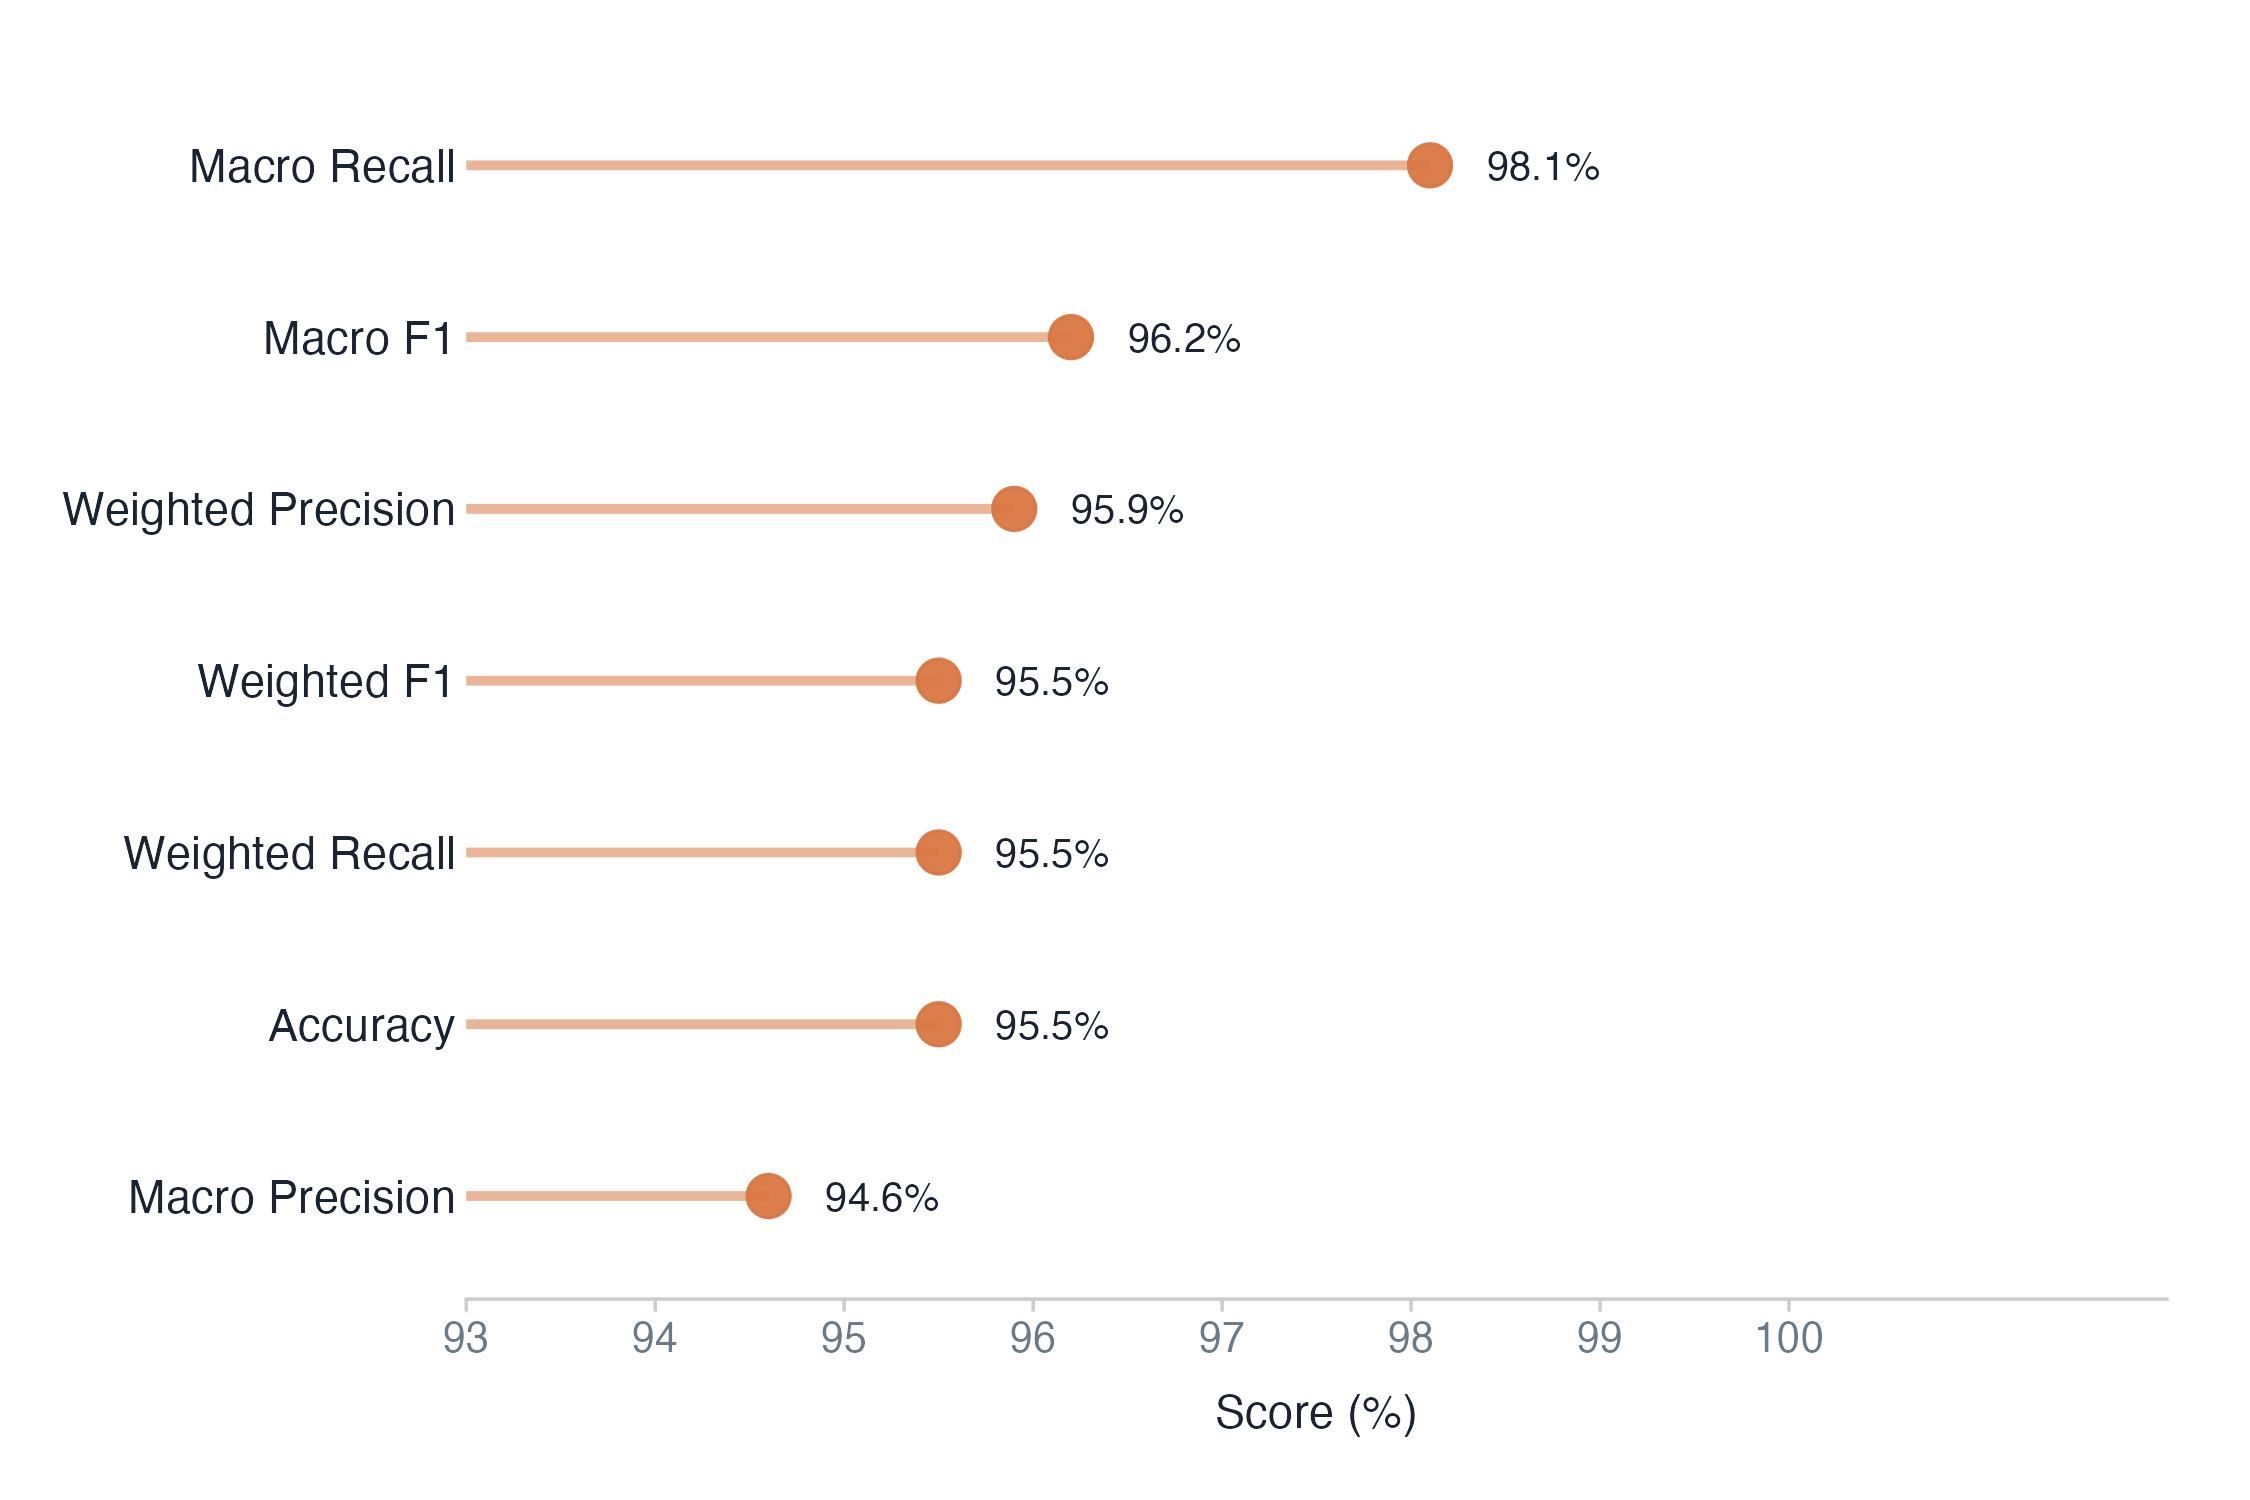

Reproduce this figure in R.
# =============================================================================
# Figure: Table 6 — Overall Stage 2 test-set classification performance
# Description: Lollipop chart showing all 7 metrics (Accuracy, Macro Precision,
#              Macro Recall, Macro F1, Weighted Precision, Weighted Recall,
#              Weighted F1), sorted ascending, single colour, no legend.
# Output: figures/figure_table6.png (300 dpi)
# =============================================================================

library(ggplot2)
library(dplyr)

# --- Data — all 7 metrics from Table 6 ---------------------------------------
table6 <- data.frame(
  Metric = c(
    "Accuracy",
    "Macro Precision", "Macro Recall", "Macro F1",
    "Weighted Precision", "Weighted Recall", "Weighted F1"
  ),
  Score = c(95.5, 94.6, 98.1, 96.2, 95.9, 95.5, 95.5)
) %>%
  arrange(Score) %>%
  mutate(
    Metric = factor(Metric, levels = Metric),
    label  = sprintf("%.1f%%", Score)
  )

# --- Colour palette ----------------------------------------------------------
col_accent <- "#d97742"
col_ink    <- "#1a2332"
col_muted  <- "#6b7a89"
col_bg     <- "#ffffff"

# --- Plot --------------------------------------------------------------------
p <- ggplot(table6, aes(x = Score, y = Metric)) +

  # Stem
  geom_segment(
    aes(x = 93, xend = Score, y = Metric, yend = Metric),
    colour = col_accent, linewidth = 1.1, alpha = 0.55
  ) +

  # Dot
  geom_point(size = 4.5, colour = col_accent, alpha = 0.95) +

  # Label — offset so numbers clear the dot
  geom_text(
    aes(x = Score + 0.3, label = label),
    hjust = 0, size = 3.4, colour = col_ink
  ) +

  labs(x = "Score (%)", y = NULL) +

  scale_x_continuous(
    limits = c(93, 102),
    breaks = c(93, 94, 95, 96, 97, 98, 99, 100),
    expand = expansion(mult = c(0, 0))
  ) +

  scale_y_discrete(expand = expansion(add = c(0.6, 0.6))) +

  theme_classic(base_size = 12) +
  theme(
    axis.title.x     = element_text(
      colour = col_ink, size = 11, margin = margin(t = 8)
    ),
    axis.text.y      = element_text(colour = col_ink,   size = 11),
    axis.text.x      = element_text(colour = col_muted, size = 10),
    axis.line.y      = element_blank(),
    axis.ticks.y     = element_blank(),
    axis.line.x      = element_line(colour = "#cccccc", linewidth = 0.4),
    axis.ticks.x     = element_line(colour = "#cccccc", linewidth = 0.4),
    panel.background = element_rect(fill = col_bg, colour = NA),
    plot.background  = element_rect(fill = col_bg, colour = NA),
    legend.position  = "none",
    plot.margin      = margin(15, 20, 15, 15)
  )

# --- Save --------------------------------------------------------------------
output_path <- "figures/figure_table6.png"

ggsave(
  filename = output_path,
  plot     = p,
  width    = 7.5,
  height   = 5,
  dpi      = 300,
  bg       = col_bg
)

message("Saved: ", output_path)